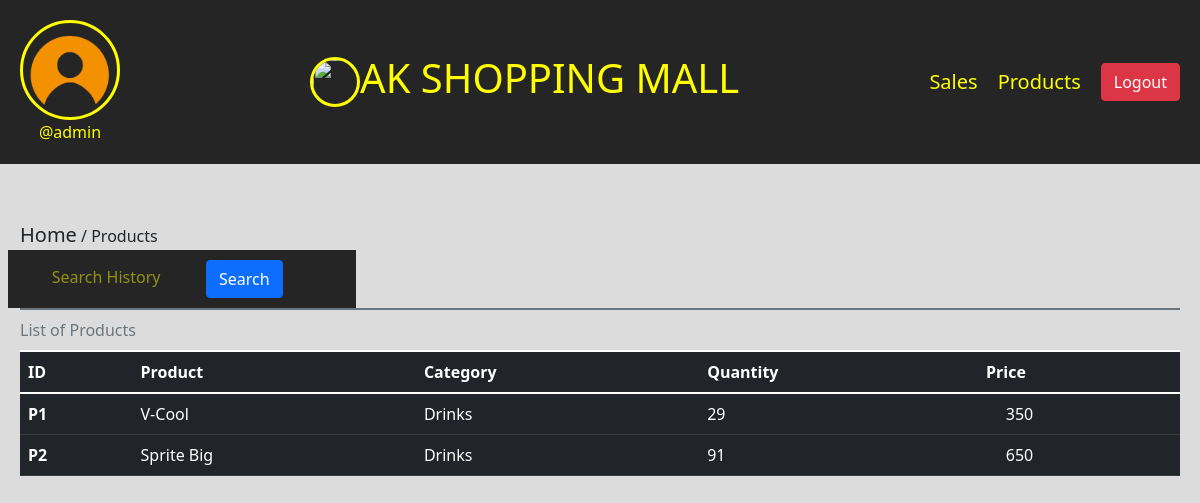
/view-products (signed in), run on an earlier commit of the app's database.
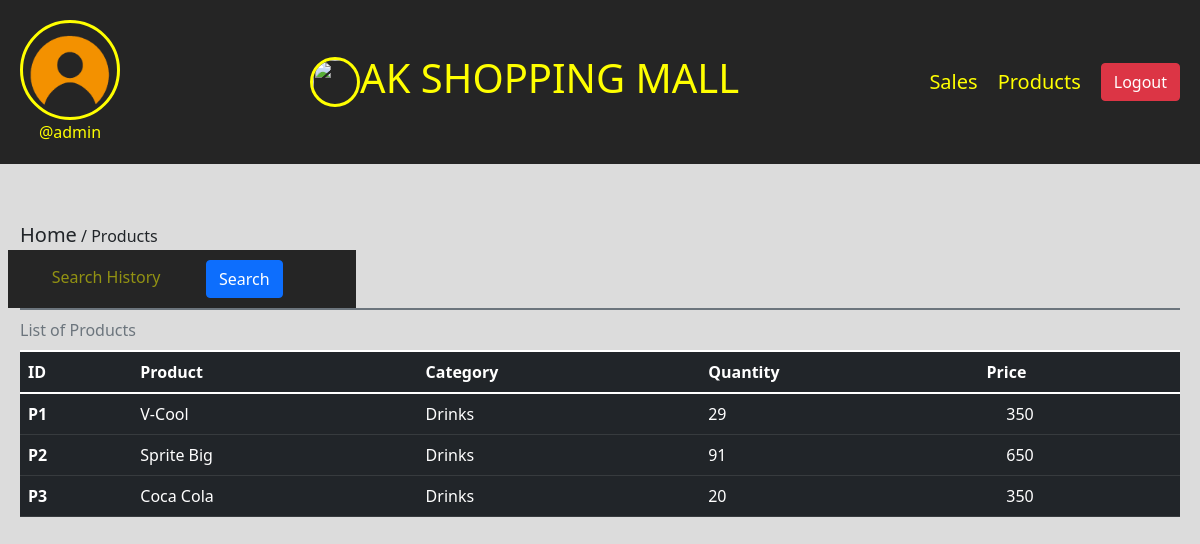
And on a later commit of the database.
### ims/models.py (models this page shows, shortened)
class Stock(models.Model):
    category = models.CharField(max_length=100, blank=True)
    product_name = models.CharField(max_length=100, blank=True)
    product_qtn = models.IntegerField(blank=True)
    price = models.IntegerField(blank=True)
    sale_price = models.IntegerField(blank=True)
    expiry_date = models.CharField(max_length=100, blank=True)
    manufacturer_date = models.CharField(max_length=100, blank=True)
    date = models.CharField(max_length=100, blank=True)

### ims/views.py (the view)
# urls.py: path('view-products', views.product, name='view-products'),
@login_required(login_url='login')
def product(request):
    user = Profile.objects.get(user=request.user)
    products = Stock.objects.all()
    return render(request, 'products.html', {'user':user, 'products':products})

### templates/products.html (shortened to what this page needs)
{% load static %}
<!DOCTYPE html>
<html lang="en">
<head>
    <link rel="stylesheet" href="../static/bootstrap/css/bootstrap.min.css">
    <link rel="stylesheet" href="../static/lineawesome/css/line-awesome.min.css">
    <link rel="stylesheet" href="../static/fontawesome-free/css/all.min.css">
</head>
<body>
    <div class="nav">
        <div class="header-section">
            <div class="img">
                <img src="{{user.profileimg.url}}" alt="" height="100" width="100" type="button" data-bs-toggle="offcanvas" data-bs-target="#offcanvasScrolling" aria-controls="offcanvasScrolling">
                <br>
                <span>@{{user.user.username}}</span>
            </div>
            <div class="title">
                <img src="{% static 'img/ak-logo.jpg' %}" height="50" width="50">
                <h2>AK SHOPPING MALL</h2>
            </div>
            <div class="tabs">
                <a href="/view-sales">Sales</a>
                <a href="/view-products">Products</a>
                <a href="/logout" class="btn btn-danger">Logout</a>
            </div>
        </div>
    </div>
    <div class="body-section">
        <span><a href="/user-home" class="text-dark">Home</a> / Products</span>
        <table class="table caption-top table-dark">
            <form action="/product-search" method="post">
                <div class="row">
                    <div class="icon">
                        <i class="la la-search"></i>
                        <input name="name" list="search" placeholder="Search History">
                        <button class="btn btn-primary">Search</button>
                    </div>
                </div>
            </form>
            <caption>List of Products</caption>
            <thead>
              <tr>
                <th scope="col">ID</th>
                <th scope="col">Product</th>
                <th scope="col">Category</th>
                <th scope="col">Quantity</th>
                <th scope="col">Price</th>
              </tr>
            </thead>
            <tbody>
            {% for product in products %}
              <tr>
                <th scope="row">P{{product.id}}</th>
                <td>{{product.product_name}}</td>
                <td>{{product.category}}</td>
                <td>{{product.product_qtn}}</td>
                <td><i class="fa-solid fa-naira-sign"></i> {{product.sale_price}}</td>
              </tr>
              {% endfor %}
            </tbody>
          </table>
    </div>
</body>
</html>

What changed in the data, as far as the page shows it:
added Stock: id "3", product_name "Coca Cola", category "Drinks", product_qtn "20", sale_price "350"
